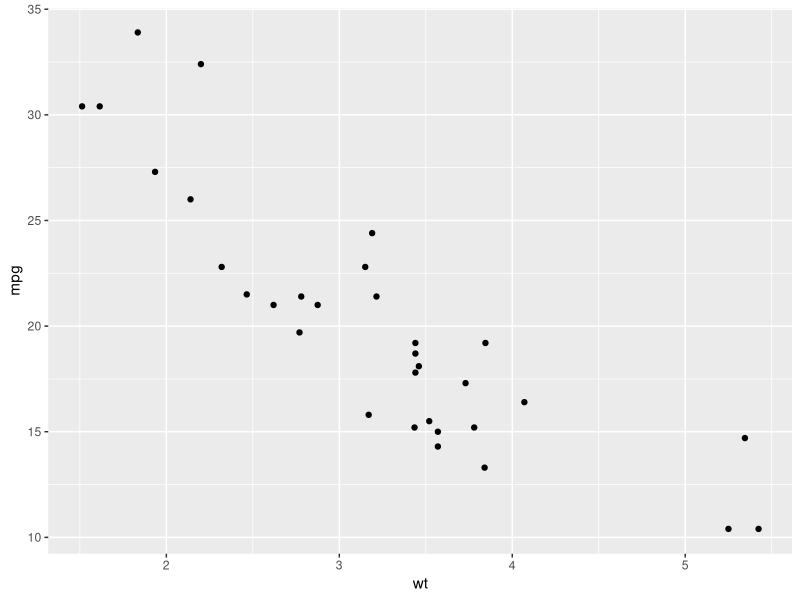
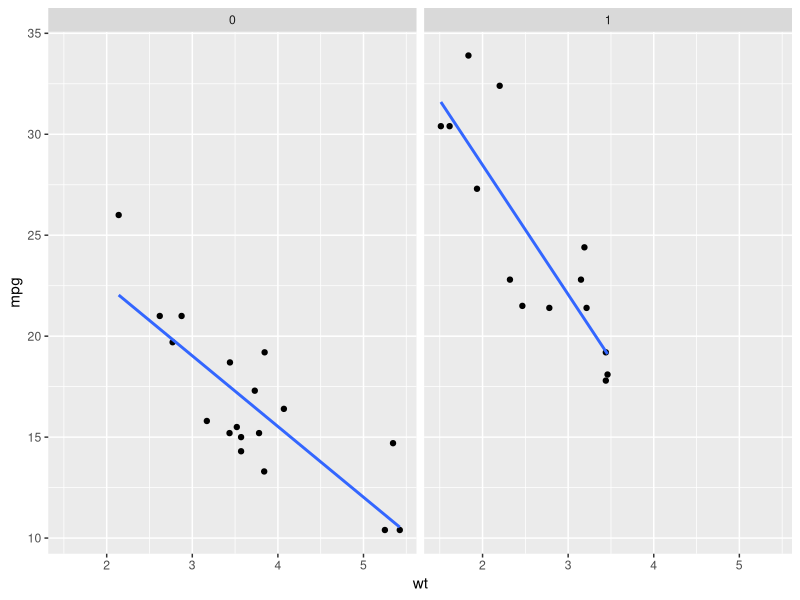

These figures' R source, in order:
#' ---
#' title: "Multiple Linear Regression"
#' author: "Toheeb"
#' ---
#' 
#' # Multiple Linear Regression
#' There are ways to effectively handle confounders within an analysis. Confounders can be 
#' included in a linear regression model. When included, the analysis takes into account the 
#' fact that these variables are confounders and carries out the regression, removing the 
#' effect of the confounding variables from the estimates calculated for the variables of 
#' interest.
#' 
#' This type of analysis is known as multiple linear regression, and the general format is: 
#' lm(dependent_variable ~ independent_variable + confounder, data = dataset).
#' 
#' As a simple example, see the mtcars dataset, which contains data from 32 automobiles, 
#' including their weight (wt), miles per gallon (mpg), and Engine (vs, where 0 is “V-shaped” 
#' and 1 is “straight”).. and more...
head(mtcars)
#' Suppose we were interested in inferring the mpg a car would get based on its weight. We’d 
#' first look at the relationship graphically:
## take a look at scatterplot
library(ggplot2)
ggplot(mtcars, aes(wt, mpg)) +
  geom_point()
#' Results: the relationship looks approximately linear and the variance looks constant. Thus, 
#' we could model this using linear regression:
## first, model the data without confounder
fit <- lm(mpg ~ wt, data = mtcars)
library(broom)
tidy(fit)

#' 
#' From this analysis, we would infer that for every increase 1000 lbs more a car weighs, it 
#' gets 5.34 miles less per gallon.
#' 
#' However, we know that the weight of a car doesn’t necessarily tell the whole story. The type 
#' of engine in the car likely affects both the weight of the car and the miles per gallon the 
#' car gets. Graphically, we could see if this were the case by looking at these scatterplots:
#' 
## look at the the linear relationship between Engine types
ggplot(mtcars, aes(wt, mpg)) +
  geom_point() +
  geom_smooth(method = "lm", se = F) +
  facet_wrap(~vs)
#' Results: V-shaped engines (vs= 0) tend to be heavier and get fewer miles per gallon while 
#' straight engines (vs = 1) tend to weigh less and get more miles per gallon. Importantly, 
#' however, we see that a car that weighs 3000 points (wt = 3) and has a V-Shaped engine 
#' (vs = 0) gets fewer miles per gallon than a car of the same weight with a straight engine 
#' (vs = 1), suggesting that simply modeling a linear relationship between weight and mpg is 
#' not appropriate.
#' 
#' Let’s then model the data, taking this confounding into account:
## include engine (vs) as a confounder
fit <- lm(mpg ~ wt + vs, data = mtcars)
tidy(fit)
#' Results: Here, we get a more accurate picture of what’s going on. Interpreting multiple 
#' regression models is slightly more complicated since there are more variables; however, 
#' we’ll practice how to do so now.
#' 
#' The best way to interpret the coefficients in a multiple linear regression model is to focus 
#' on a single variable of interest and hold all other variables constant. For instance, we’ll 
#' focus on weight (wt) while holding engine (vs) constant to interpret. This means that for a 
#' V-shaped engine, we expect to see a 4.44 miles per gallon decrease for every 1000 lb 
#' increase in weight.
#' 
#' We can similarly interpret the coefficients by focusing on the engines (vs). For example, 
#' for two cars that weigh the same, we’d expect a straight engine (vs = 1) to get 3.15 more 
#' miles per gallon than a V-Shaped engine (vs= 0).
#' 
#' Finally, we’ll point out that the p-value for wt decreased in this model relative to the 
#' model where we didn’t account for confounding. This is because the model was not initially 
#' taking into account the engine difference. Frequently when confounders are accounted for, 
#' the p-value will increase, and that’s OK. What’s important is that the data are most 
#' appropriately modeled.
#' 
#' 
#' 
#' 
#' 